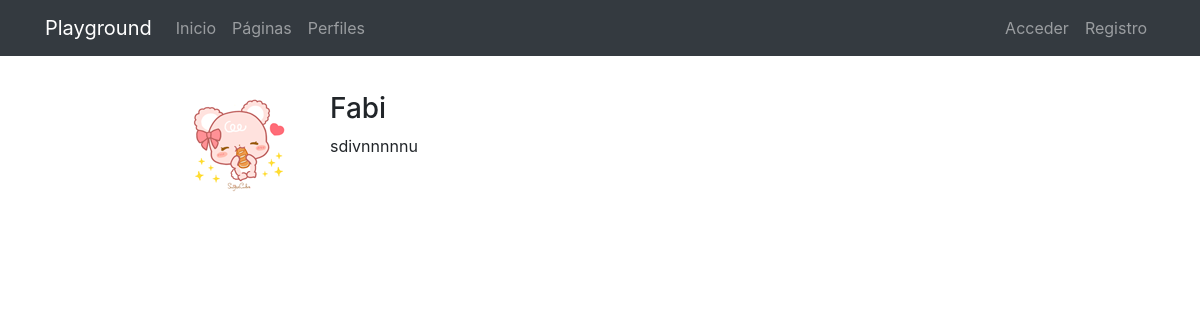
Page /profiles/Fabi/ on the committed database.
### registration/models.py (models this page shows)
class Profile(models.Model):
    user = models.OneToOneField(User, on_delete=models.CASCADE)
    avatar = models.ImageField(upload_to='profiles', null=True, blank=True)
    bio = models.TextField(null=True, blank=True)
    link = models.URLField(max_length=200, null=True, blank=True)
    class Meta:
        ordering =['user__username']

### profiles/views.py (the view)
# urls.py: path('<username>/', ProfileDetailView.as_view(), name='detail'),
class ProfileDetailView(DetailView):
    model = Profile
    template_name = 'profiles/profile_detail.html'
    def get_object(self):
        return get_object_or_404(Profile, user__username=self.kwargs['username'])

### profiles/templates/profiles/profile_detail.html (shortened to what this page needs)
{% extends 'core/base.html' %}
{% load static %}
{% block content %}
<main role="main">
  <div class="container">
    <div class="row mt-3">
      <div class="col-md-9 mx-auto mb-5">
        <form action="" method="post" enctype="multipart/form-data">{% csrf_token %}
          <div class="row">
            <div class="col-md-2">
              {% if profile.avatar %}
                <img src="{{profile.avatar.url}}" class="img-fluid">
              {% else %}
                <img src="{% static 'registration/img/no-avatar.jpg' %}" class="img-fluid">
              {% endif %}
            </div>
            <div class="col-md-10">
              <h3>{{profile.user}}</h3>
              {% if profile.bio %}<p>{{profile.bio}}</p>{% endif %}
            </div>
          </div>
        </form>
      </div>
    </div>
  </div>
</main>
{% endblock %}

### core/static/core/css/main.css (style rules this page uses)
main { padding-top: 20px; }
:root { --jumbotron-padding-y: 3rem; }

### rows in the picture
Profile: avatar (picture), user "Fabi", bio "sdivnnnnnu"
